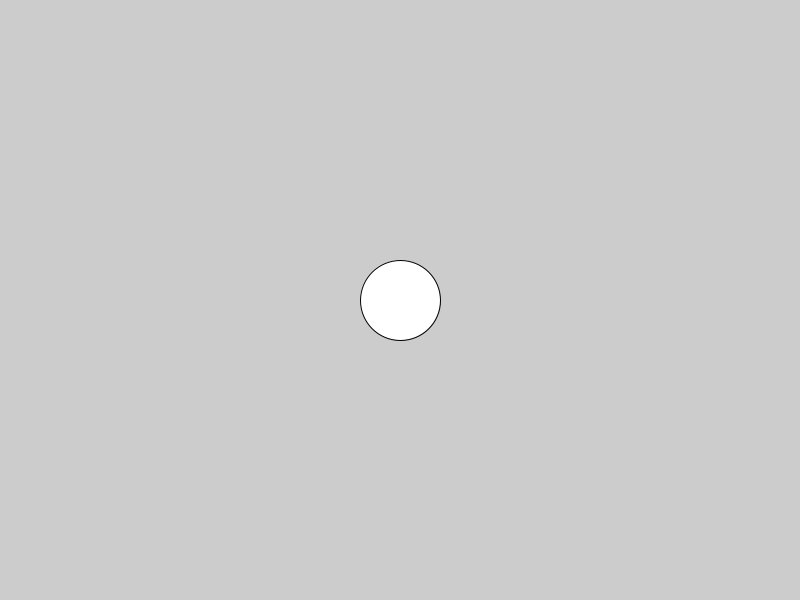
Frame 1 (no input)
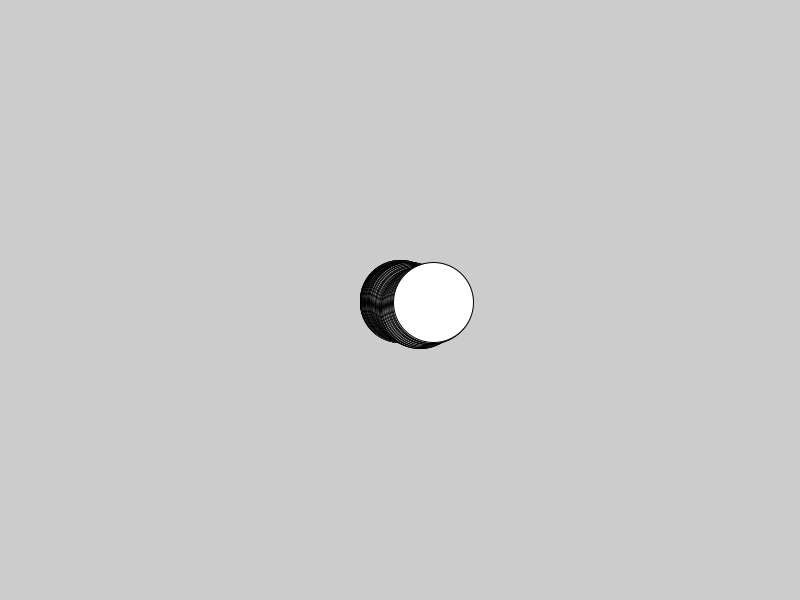
Frame 60 (the mouse pressed at the canvas centre just before this capture)
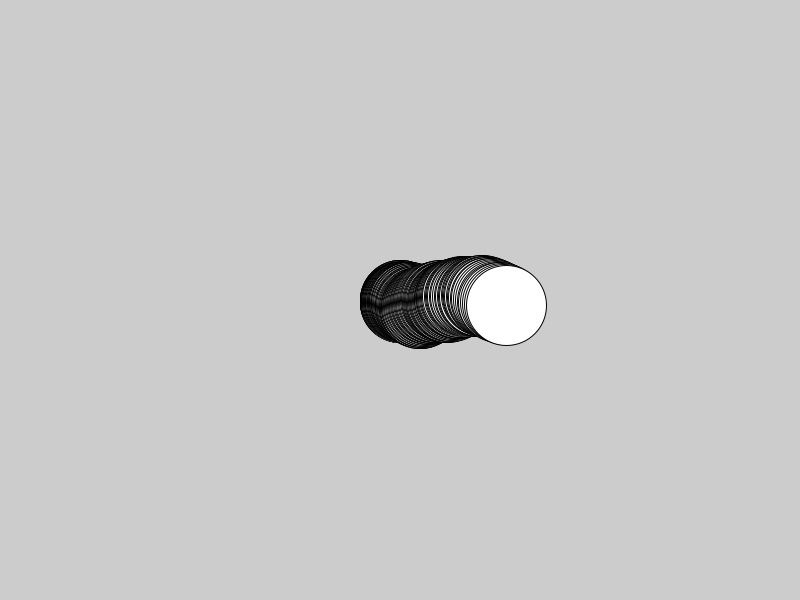
Frame 120 (the mouse held since frame 60 and released just before this capture)

The Processing sketch that drew these frames (run headless with seeded random() and noise(); from frame 60 on, the mouse is pressed at the canvas centre):

// Processing sketch: Wanderer
// ── Wanderer.pde
//declare variables
float  diam;
PVector loc, vel, acc;

void setup() {
  //set size of canvas
  size(800, 600);

  //initialize variables
  loc = new PVector (width/2,height/2);
  vel = new PVector (0,0);
  diam = 80;
  acc = new PVector(.0001,.0001);
}

void draw() {
  acc = PVector.random2D();
  acc.mult(.1);



  //draw ball
 
  ellipse(loc.x, loc.y, diam, diam);
  loc.add(vel);
  vel.add(acc);
  
  //add velocity to position
  loc.x += vel.x;
  loc.y += vel.y;

  //wrap the ball's position
  if (loc.x  >= width) {
    loc.x = 0;     
  } else if (loc.x <= 0) {
    loc.x = width ;
  }
  if (loc.y  >= height) {
    loc.y = 0;
  } else if (loc.y<= 0) {
    loc.y = height ;
  }
  
}
